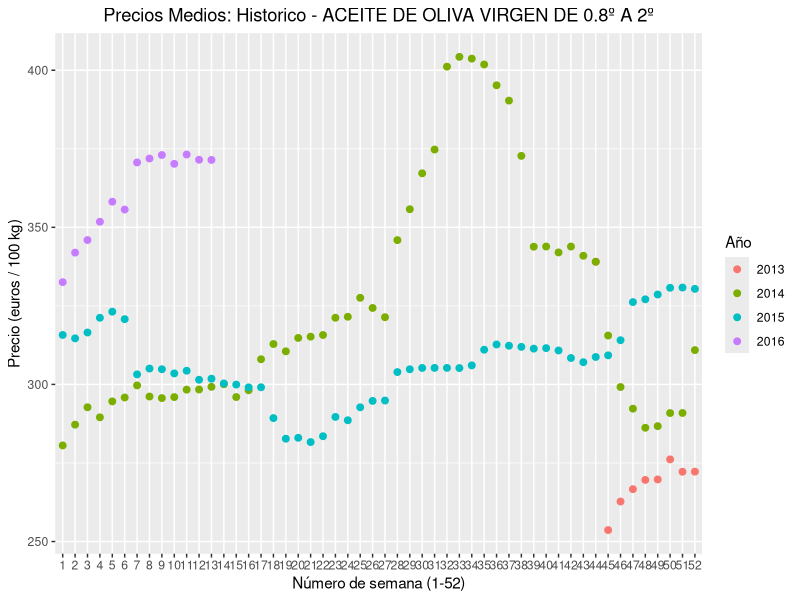
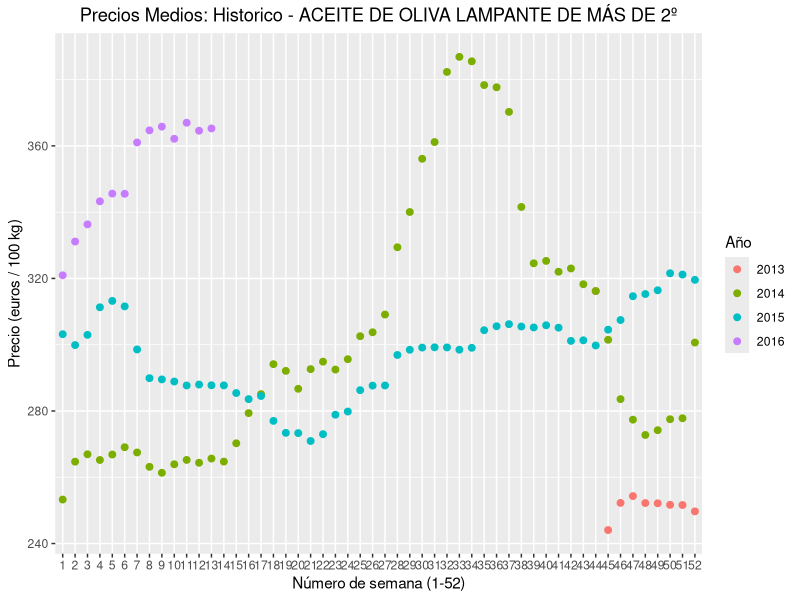
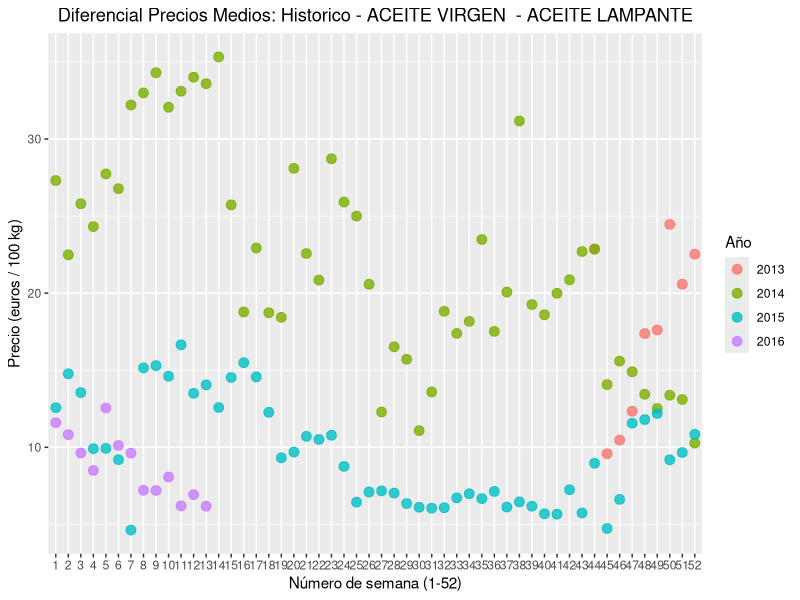

The R source for these figures, in order:
## ---- chunk 1
knitr::opts_chunk$set(echo = TRUE)
## ---- chunk 2
library(ggplot2)
library(dplyr)
library(lubridate)
## ---- chunk 3
library(readr)
a <- read_csv("Aceite.csv") #Precios Medios: Historico - ACEITES
a$AÑO<-factor(a$AÑO)
a$SEMANA<-factor(a$SEMANA)
str(a)
## ---- chunk 4
a$PRECIO
## ---- chunk 5
a$Pb
## ---- chunk 6
ggplot(a, aes(SEMANA, PRECIO,color = factor(AÑO), name="Año")) + geom_point(size = 2) + ggtitle("Precios Medios: Historico - ACEITE DE OLIVA VIRGEN DE 0.8º A 2º") + theme(plot.title = element_text(hjust = 0.5)) + scale_color_discrete(name = "Año") + xlab("Número de semana (1-52)") + ylab("Precio (euros / 100 kg)") 
## ---- chunk 7
ggplot(a, aes(SEMANA, Pb,color = factor(AÑO), name="Año")) + geom_point(size = 2) + ggtitle("Precios Medios: Historico - ACEITE DE OLIVA LAMPANTE DE MÁS DE 2º") + theme(plot.title = element_text(hjust = 0.5)) + scale_color_discrete(name = "Año") + xlab("Número de semana (1-52)") + ylab("Precio (euros / 100 kg)") 
## ---- chunk 8
d<-mutate(a,Pc=PRECIO-Pb)
d
## ---- chunk 9
ggplot(d, aes(SEMANA, Pc ,color = factor(AÑO))) + geom_point(size = 3, alpha = .8) + ggtitle("Diferencial Precios Medios: Historico - ACEITE VIRGEN  - ACEITE LAMPANTE") + theme(plot.title = element_text(hjust = 0.5)) + scale_color_discrete(name = "Año") + xlab("Número de semana (1-52)") + ylab("Precio (euros / 100 kg)") 
